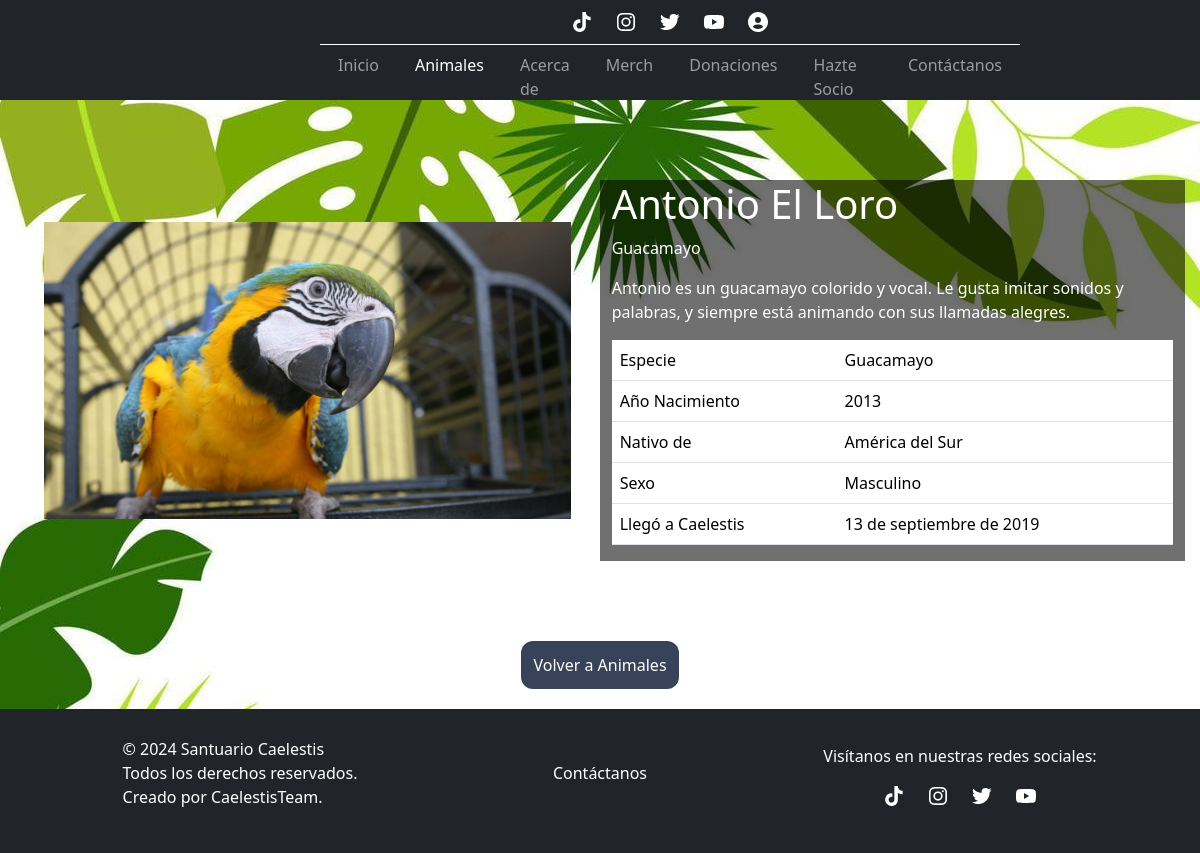
The page /info_animal/3 on the database its author committed.
### myapp/models.py (models this page shows, shortened)
class Animal(models.Model):
    id_animal           = models.AutoField(primary_key=True)
    nombre_animal       = models.CharField(max_length=100)
    especie_animal      = models.CharField(max_length=100)
    descripcion_animal  = models.TextField()
    anno_nacimiento     = models.IntegerField()
    nativo              = models.CharField(max_length=100)
    genero_animal       = models.ForeignKey(GeneroAnimal, on_delete=models.CASCADE)
    llegada             = models.DateField()
    imagen_animal       = models.ImageField(upload_to='fotos/', null=True)

class GeneroAnimal(models.Model):
    id_genero = models.AutoField(db_column='idGenero', primary_key=True)
    genero = models.CharField(max_length=50, blank=False)
    def __str__(self):
        return self.genero

### myapp/views.py (the view)
# urls.py: path('info_animal/<str:pk>', views.info_animal, name='info_animal'),
def info_animal(request,pk):
    context = {}
    if pk != '':
        animal = Animal.objects.get(id_animal = pk)
        context = {"animal":animal}
        if animal:
            return render(request,'myapp/info-animal.html',context)
    else:
        context={"mensaje":"Error"}
        return render(request,'myapp/animales.html',context)

### myapp/templates/myapp/info-animal.html (shortened to what this page needs)
{% load static %}
<!DOCTYPE html>
<html lang="en">
<head>
    <link rel="stylesheet" href="{% static 'myapp/css/styles-infoAnimal.css' %}">
    <link href="https://cdn.jsdelivr.net/npm/bootstrap@5.3.3/dist/css/bootstrap.min.css" rel="stylesheet">
</head>
<body>
    <nav class="navbar navbar-expand-lg navbar-dark bg-dark menu">
        <div class="content-nav">
            <div class="d-flex">
                <div class="col-xl-2 d-flex justify-content-start align-items-center logo">
                </div>
                <div class="col-xl-10 col-lg-12 d-flex flex-column-reverse">
                    <div class="ms-auto w-100 d-flex justify-content-center">
                        <div class="navbar-spec collapse navbar-collapse" id="navbarNavAltMarkup">
                            <div>
                                <ul class="navbar-nav">
                                    <li class="nav-item">
                                        <a class="nav-link" aria-current="page" href="{% url 'index' %}">Inicio</a>
                                    </li>
                                    <li class="nav-item">
                                        <a class="nav-link active" href="{% url 'animales' %}">Animales</a>
                                    </li>
                                    <li class="nav-item">
                                        <a class="nav-link" href="{% url 'acercade' %}">Acerca de</a>
                                    </li>
                                    <li class="nav-item">
                                        <a class="nav-link" href="{% url 'merch' %}">Merch</a>
                                    </li>
                                    <li class="nav-item">
                                        <a class="nav-link" href="{% url 'donaciones' %}">Donaciones</a>
                                    </li>
                                    <li class="nav-item">
                                        <a class="nav-link" href="{% url 'socio' %}">Hazte Socio</a>
                                    </li>
                                    <li class="nav-item">
                                        <a class="nav-link" href="{% url 'contactanos' %}">Contáctanos</a>
                                    </li>
                                </ul>
                            </div>
                            <div class="icons">
                                <a href="https://www.youtube.com/">
                                </a>
                                <a href="https://www.youtube.com/">
                                </a>
                                <a href="https://www.youtube.com/">
                                </a>
                                <a href="https://www.youtube.com/">
                                </a>
                                {% if user.is_authenticated %}
                                <div class="dropdown">
                                    <a href="#" class="dropdown-toggle no-link-style text-decoration-none" id="userDropdown" data-bs-toggle="dropdown" aria-expanded="false" style="color: #fff !important;">
                                        <svg xmlns="http://www.w3.org/2000/svg" width="24" height="24" viewBox="0 0 24 24" style="fill: #fff;">
                                            <path d="M13 16l5-4-5-4v3H4v2h9z"></path>
                                            <path d="M20 3h-9c-1.103 0-2 .897-2 2v4h2V5h9v14h-9v-4H9v4c0 1.103.897 2 2 2h9c1.103 0 2-.897 2-2V5c0-1.103-.897-2-2-2z"></path>
                                        </svg>
                                        {{ user.username }}
                                    </a>
                                    <ul class="dropdown-menu" aria-labelledby="userDropdown">
                                        <li>
                                            <form id="logout-form" action="{% url 'logout' %}" method="post" style="display: inline;">
                                                {% csrf_token %}
                                                <button type="submit" style="background:none; border:none; padding:0; margin:0; color:#000;">
                                                    Cerrar Sesion
                                                    <svg xmlns="http://www.w3.org/2000/svg" width="24" height="24" viewBox="0 0 24 24" style="fill: #fff;">
                                                        <path d="M13 16l5-4-5-4v3H4v2h9z"></path>
                                                        <path d="M20 3h-9c-1.103 0-2 .897-2 2v4h2V5h9v14h-9v-4H9v4c0 1.103.897 2 2 2h9c1.103 0 2-.897 2-2V5c0-1.103-.897-2-2-2z"></path>
                                                    </svg>
                                                </button>
                                            </form>
                                        </li>
                                    </ul>
                                </div>
                                {% else %}
                                <a href="{% url 'login' %}">
                                </a>
                                {% endif %}
                            </div>
                        </div>
                    </div>
                </div>
            </div>
        </div>
    </nav>
    <div class="contenedor-info-animal">
        {% if animal %}
        <div class="contenedor-animal">
            <div class="contenido d-flex">
                <div class="col-6 justify-content-center align-items-center contenedor-img">
                    <img src="{{ animal.imagen_animal.url }}" alt="Santuario">
                </div>
                <div class="col-6 justify-content-center align-items-center contenedor-texto">
                    <h1>{{animal.nombre_animal}}</h1>
                    <p>{{animal.especie_animal}}</p>
                    <p>{{animal.descripcion_animal}}</p>
                    <table class="table tabla-info">
                        <tbody>
                        <tr>
                            <td>Especie</td>
                            <td>{{animal.especie_animal}}</td>
                        </tr>
                        <tr>
                            <td>Año Nacimiento</td>
                            <td>{{animal.anno_nacimiento}}</td>
                        </tr>
                        <tr>
                            <td>Nativo de</td>
                            <td>{{animal.nativo}}</td>
                        </tr>
                        <tr>
                            <td>Sexo</td>
                            <td>{{animal.genero_animal}}</td>
                        </tr>
                        <tr>
                            <td>Llegó a Caelestis</td>
                            <td>{{animal.llegada}}</td>
                        </tr>
                        </tbody>
                    </table>
                </div>
            </div>
        </div>
        {% endif %}
        <div class="contenedor-boton">
            <a href="{% url 'animales' %}">Volver a Animales</a>
        </div>
    </div>
    <footer class="bg-dark">
        <div class="izquierda">
            <p>© 2024 Santuario Caelestis<br>Todos los derechos reservados.<br>Creado por CaelestisTeam.</p>
        </div>
        <div class="centro">
            <p><a href="{% url 'contactanos' %}">Contáctanos</a></p>
        </div>
        <div class="derecha">
            <p>Visítanos en nuestras redes sociales:</p>
            <div class="justify-content-center icons-footer">
            </div>
        </div>
    </footer>
    <link href="https://cdn.jsdelivr.net/npm/bootstrap@5.3.3/dist/css/bootstrap.min.css" rel="stylesheet">
    </body>
</html>

### myapp/static/myapp/css/styles-infoAnimal.css (style rules this page uses)
* { margin: 0; padding: 0; box-sizing: border-box; }
.navbar-spec { display: flex; flex-direction: column-reverse; }
nav { height: 100px; background: #00000054; }
nav li { padding: 0 10px; }
.content-nav { padding: 0 180px; height: 100%; width: 100%; }
.icons { display: flex; flex-direction: row; justify-content: center; padding-bottom: 10px; border-bottom: 1px solid #fff; width: 100%; }
.icons svg { margin: 0 10px; }
.contenedor-animal { --background: #135864; padding: 80px 15px; }
.contenedor-animal img { width: 90%; height: auto; }
.contenedor-info-animal { background-image: url(../img/fondo-hojas.jpg); }
.contenedor-texto { background-color: #0000008f; padding-left: 1%; padding-right: 1%; color: #ffffff; }
.contenedor-img { display: flex; justify-content: center; }
.contenedor-boton { display: flex; justify-content: center; }
.contenedor-boton a { text-decoration: none; color: #ffffff; margin-bottom: 20px; padding: 12px; border-radius: 12px; background-color: #14213bd7; }
footer { padding: 28px 180px; color: #fff; display: grid; grid-template-columns: 1fr 1fr 1fr; }
footer .izquierda, footer .centro { display: flex; justify-content: center; align-items: center; }
footer .derecha { display: flex; flex-direction: column; justify-content: center; align-items: center; }
footer a { text-decoration: none; color: #ffffff; }
.icons-footer { display: flex; flex-direction: row; justify-content: center; padding-bottom: 10px; }
.icons-footer svg { margin: 0 10px; }
@media screen and (max-width: 1333px) { footer { padding: 28px 60px; } }

### rows shown on the page
Animal: imagen_animal (picture), nombre_animal "Antonio El Loro", especie_animal "Guacamayo", descripcion_animal "Antonio es un guacamayo colorido y vocal. Le gusta imitar sonidos y palabras, y siempre está animando con sus llamadas alegres.", anno_nacimiento "2013", nativo "América del Sur", genero_animal "Masculino", llegada "13 de septiembre de 2019"
